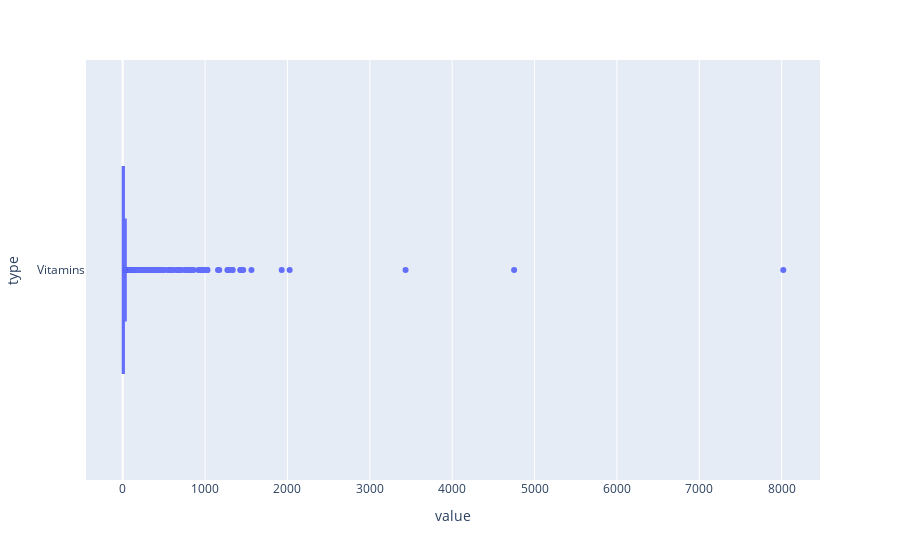

Here is the notebook cell this chart was saved with:
### Markdown cell above
### Exercise 1 d)

We are tasked with detecting outliers in the amount of available vitamins with a some different methods. We are going to start with a box plot:

### Code cell
fig = px.box(nutr_vit, x = "value",y = "type")
fig

### Figure 1 — Plotly figure (JSON) as saved in the notebook; plotly's stock layout.template omitted (floating-point values rounded to 4 significant figures; data arrays with more than 128 entries replaced by an {"elided": "..."} marker saying what was removed)
{"data": [{"alignmentgroup": "True", "hovertemplate": "value=%{x}<br>type=%{y}<extra></extra>", "legendgroup": "", "marker": {"color": "#636efa"}, "name": "", "notched": false, "offsetgroup": "", "orientation": "h", "showlegend": false, "type": "box", "x": {"elided": "7045 float values"}, "x0": " ", "xaxis": "x", "y": {"elided": "7045 str values"}, "y0": " ", "yaxis": "y"}], "layout": {"boxmode": "group", "legend": {"tracegroupgap": 0}, "margin": {"t": 60}, "xaxis": {"anchor": "y", "domain": [0, 1], "title": {"text": "value"}}, "yaxis": {"anchor": "x", "domain": [0, 1], "title": {"text": "type"}}}}
